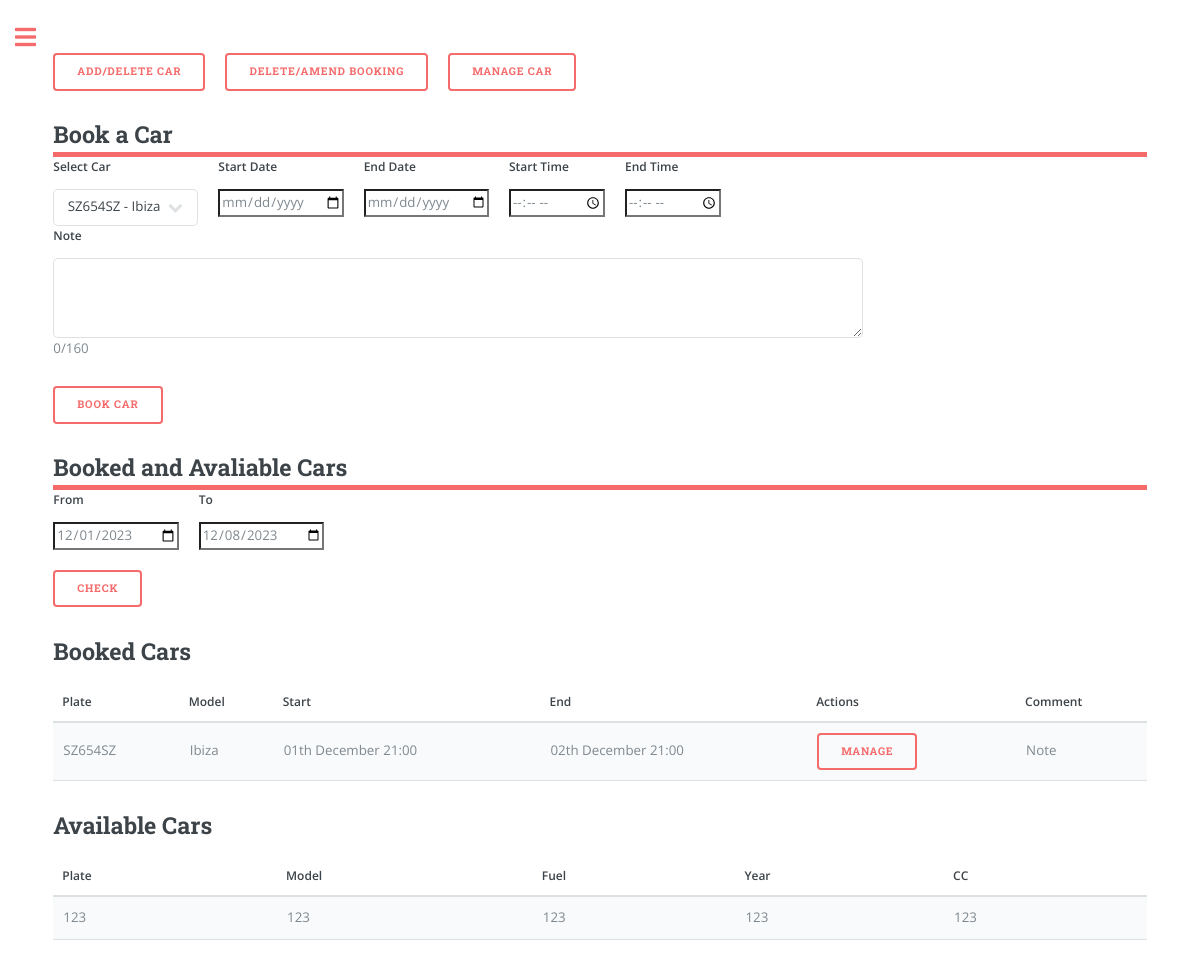
/overview (signed in), run on an earlier commit of the app's database.
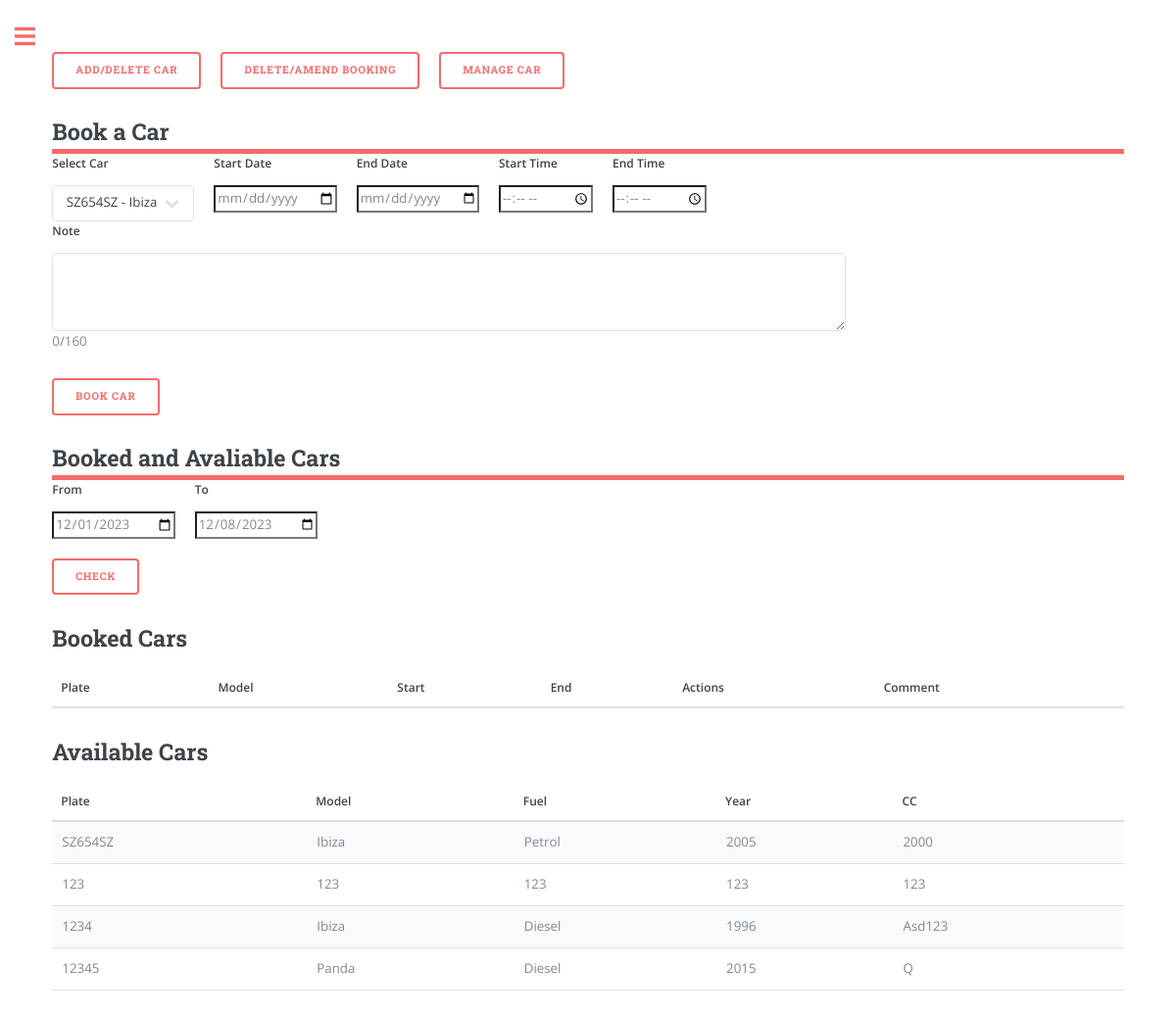
And on a later commit of the database.
### app/models.py (models this page shows, shortened)
class Booking(db.Model):
    id = db.Column(db.Integer, primary_key=True)
    start_datetime = db.Column(db.DateTime, nullable=False)
    end_datetime = db.Column(db.DateTime, nullable=False)
    car_plate = db.Column(db.String(8), db.ForeignKey('car.plate'), nullable=False)
    user_id = db.Column(db.Integer, db.ForeignKey('user.id'), nullable=False)
    note = db.Column(db.String(160))
    car = db.relationship('Car', backref='bookings', lazy=True)

class Car(db.Model):
    plate = db.Column(db.String(8), primary_key=True, index=True, unique=True)
    make = db.Column(db.String(15), index=True)
    model = db.Column(db.String(15), index=True)
    fuel = db.Column(db.String(8), index=True)
    year = db.Column(db.Integer, index=True)
    cc = db.Column(db.Integer, index=True)
    user_id = db.Column(db.Integer, db.ForeignKey('user.id'))

### app/routes.py (the view, shortened to what this page needs)
@app.route('/')
@app.route('/overview', methods=['GET', 'POST'])
@login_required
def overview(): # Booking
    user_cars = current_user.garage.all()
    from_date = request.form.get('from')
    to_date = request.form.get('to')
    if from_date == None:
        from_date = datetime.now().strftime('%Y-%m-%d')
        to_date = (datetime.now() + timedelta(days=7)).strftime('%Y-%m-%d')
    from_datetime = datetime.strptime(f'{from_date}', '%Y-%m-%d')
    to_datetime = datetime.strptime(f'{to_date}', '%Y-%m-%d')
    user_bookings = Booking.query.filter(
                Booking.user_id == current_user.id,
                Booking.end_datetime > from_datetime,
                Booking.start_datetime < to_datetime,
                Booking.end_datetime > datetime.now()  # Additional condition to exclude expired bookings
                ).all()
    booked_car_plates = [booking.car_plate for booking in user_bookings]
    available_cars = [car for car in user_cars if car.plate not in booked_car_plates]
    three_months_ago = datetime.now() - timedelta(days=3 * 30)
    old_bookings = Booking.query.filter(
        (Booking.user_id == current_user.id) &
        (Booking.end_datetime < three_months_ago)
    ).all()
    for old_booking in old_bookings:
        Booking.remove_booking(old_booking.id)
    return render_template('overview.html',
                            user_cars=user_cars,
                            available_cars=available_cars,
                            user_bookings=user_bookings,
                            from_datetime=from_datetime.strftime('%Y-%m-%d'),
                            to_datetime=to_datetime.strftime('%Y-%m-%d'),
                            user_name=current_user.username if current_user.is_authenticated else None)

### app/models.py (called while the page is built)
@login.user_loader
def load_user(id):
    return User.query.get(int(id))

### app/templates/overview.html (shortened to what the changed rows need)
{% extends "index.html" %}
{% block content %}
<link rel="stylesheet" href="{{ url_for('static', filename='css/main.css') }}">
<header id="header" style="padding: 0;">
    <h2>Book a Car</h2>
</header>
<header id="header" style="padding: 0;">
<h2>Booked and Avaliable Cars</h2>
</header>
<form action="{{ url_for('bookings_manage') }}" method="POST">
    <h2>Booked Cars</h2>
    <table>
        <thead>
            <tr>
                <th>Plate</th>
                <th>Model</th>
                <th>Start</th>
                <th>End</th>
                <th>Actions</th>
                <th>Comment</th>
            </tr>
        </thead>
        <tbody>
            {% for booking in user_bookings %}
                <tr>
                    <td>{{ booking.car.plate }}</td>
                    <td>{{ booking.car.model }}</td>
                    <td>{{ booking.start_datetime.strftime("%dth %B %H:%M") }}</td>
                    <td>{{ booking.end_datetime.strftime("%dth %B %H:%M") }}</td>
                    <td>
                        <button type="submit" class="btn btn-danger" name="manage_booking" value="{{ booking.id }}">Manage</button>
                    </td>
                    <td>
                        {% if booking.note %}
                            <span class="note-tooltip">
                                Note
                            </span>
                        {% endif %}
                    </td>
                </tr>
            {% endfor %}
        </tbody>
    </table>
</form>
<h2>Available Cars</h2>
<table>
    <thead>
        <tr>
            <th>Plate</th>
            <th>Model</th>
            <th>Fuel</th>
            <th>Year</th>
            <th>CC</th>
        </tr>
    </thead>
    <tbody>
        {% for car in available_cars %}
            <tr>
                <td>{{ car.plate }}</td>
                <td>{{ car.model }}</td>
                <td>{{ car.fuel }}</td>
                <td>{{ car.year }}</td>
                <td>{{ car.cc }}</td>
            </tr>
        {% endfor %}
    </tbody>
</table>
{% endblock %}

What changed in the data, as far as the page shows it:
no longer on this page (row edited): Booking: car.plate "SZ654SZ", car.model "Ibiza", start_datetime "01th December 21:00", end_datetime "02th December 21:00", {{ booking.id }} 13 (drawn)
now on this page (row unchanged): Car: plate "SZ654SZ", model "Ibiza", fuel "Petrol", year "2005", cc "2000"
added Car: plate "1234", model "Ibiza", fuel "Diesel", year "1996", cc "Asd123"
added Car: plate "12345", model "Panda", fuel "Diesel", year "2015", cc "Q"
